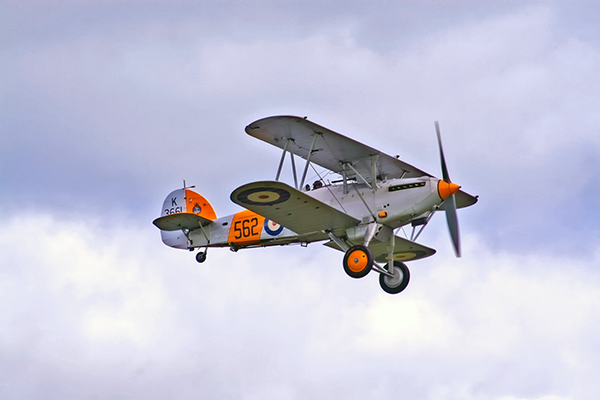
//> input picture opencv_ex/data/airplane.bmp, 600 x 400 px, given in place of the camera
$ ./41_inrange   (built with g++ and OpenCV 4)
//> lines starting //> are read from the running program, lines starting //| are printed output that depends on the picture; after the words box and inside, x2 and y2 are one past the last pixel; in counts of white or black regions, pixels touching at a corner belong together
### opencv_ex/part4/colors.hpp
#pragma once
#include <opencv2/opencv.hpp>

namespace Color{
    inline const cv::Scalar Black(0,0,0);
    inline const cv::Scalar White(255,255,255);

    inline const cv::Scalar Red(0,0,255);
    inline const cv::Scalar Green{0, 255, 0};
    inline const cv::Scalar Blue{255, 0, 0};

    inline const cv::Scalar Yellow{0, 255, 255};
    inline const cv::Scalar Cyan{255, 255, 0};
    inline const cv::Scalar Magenta{255, 0, 255};

    inline const cv::Scalar Gray{128, 128, 128};
    inline const cv::Scalar Orange{0, 165, 255};
    inline const cv::Scalar Purple{128, 0, 128};
    inline const cv::Scalar Pink{255, 167, 167};


}

### opencv_ex/part4/41_inrange.cpp
// 카메라 영상을 사용
// trackbar를 붙여 내가 원하는 색상 물체에 범위를 얻어냄
// 그 물체를 사각형 박스를 그려서 따라 다니게 만듦
// mask 영상의 크기르 판단

#include <iostream>
#include "colors.hpp"
#include <opencv2/opencv.hpp>
#include <vector>

using namespace std;
using namespace cv;

typedef struct {
    int lower_hue = 0;
    int upper_hue = 179;
} TrackbarData;

int main()
{
    // 1. 라즈베리파이 카메라 초기화 (CAP_V4L2)
    VideoCapture cap(0, CAP_V4L2);
    if(!cap.isOpened())
    {
        cerr << "카메라를 열 수 없습니다." << endl;
        return -1;
    }

    // MJPG 포맷 및 해상도/FPS 설정
    cap.set(CAP_PROP_FOURCC, VideoWriter::fourcc('M', 'J', 'P', 'G'));
    cap.set(CAP_PROP_FRAME_WIDTH, 640);
    cap.set(CAP_PROP_FRAME_HEIGHT, 480);
    cap.set(CAP_PROP_FPS, 30);

    // 트랙바 및 윈도우 생성
    TrackbarData t_data;
    namedWindow("frame");
    createTrackbar("Lower Hue", "frame", &t_data.lower_hue, 179);
    createTrackbar("Upper Hue", "frame", &t_data.upper_hue, 179);

    Mat frame, hsv_frame, mask;

    // 2. while(true) 무한 루프 활용하여 실시간 처리
    while (true)
    {
        cap >> frame; // 새로운 프레임 받아오기
//> frame is the input picture: 400 rows x 600 cols, CV_8UC3; mean B, G, R 217.1, 197.6, 196.8

        // 카메라 프레임이 정상적으로 읽히지 않았을 때 예외 처리 (무한 루프 탈출 조건)
        if (frame.empty()) {
            cerr << "카메라 연결이 끊어졌거나 프레임을 가져올 수 없습니다." << endl;
            break;
        }

        // BGR -> HSV 컬러 변환
        cvtColor(frame, hsv_frame, COLOR_BGR2HSV);
//> hsv_frame: 400 rows x 600 cols, CV_8UC3; mean H, S, V 111.5, 32.6, 219.9

        // 지정한 Hue 범위로 마스크 생성 (S, V 하한선 50으로 고정)
        Scalar lowerb(t_data.lower_hue, 50, 50);
        Scalar upperb(t_data.upper_hue, 255, 255);
        inRange(hsv_frame, lowerb, upperb, mask);
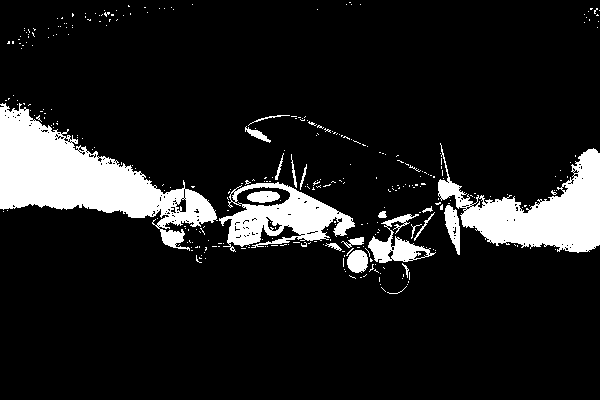
//> mask: 400 rows x 600 cols, CV_8UC1; 11.9% white; 322 white regions (302 under 20 px), largest, box (x1, y1, x2, y2) and area: (0, 103, 218, 251) 12408, (438, 143, 600, 253) 7754, (219, 182, 355, 252) 4307

        // 자잘한 픽셀 노이즈 제거
        Mat kernel = getStructuringElement(MORPH_RECT, Size(5, 5));
        morphologyEx(mask, mask, MORPH_OPEN, kernel);
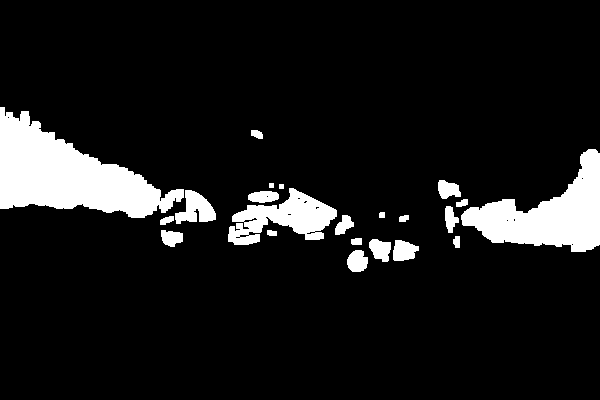
//> mask: 400 rows x 600 cols, CV_8UC1; 10% white; 22 white regions, largest, box (x1, y1, x2, y2) and area: (0, 107, 184, 218) 10232, (461, 149, 600, 252) 6700, (228, 188, 337, 245) 3109

        // 레이블링 알고리즘으로 객체 크기 판단
        Mat labels, stats, centroids;
        int cnt = connectedComponentsWithStats(mask, labels, stats, centroids);
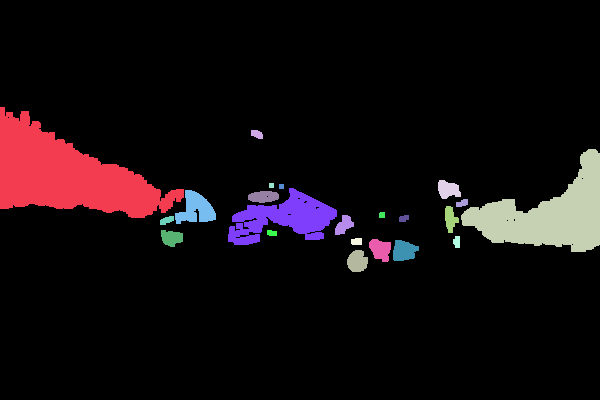
//> labels: 400 rows x 600 cols, CV_32SC1; 23 distinct labels, from 0 to 22; one colour per label, 0 black
//> stats = 23 rows, first 6: [0, 0, 600, 400, 216070], [0, 107, 184, 111, 10232], [251, 130, 12, 9, 83], [461, 149, 139, 103, 6700], [438, 180, 23, 19, 315], [269, 183, 5, 5, 25]; centroids = 23 rows, first 8: [302.7, 199.5], [67.36, 174.5], [256.6, 133.8], [548.1, 214.4], [447.8, 189.1], [271, 185], [281, 186], [283.3, 218]; cnt = 23

        int max_area = 0;
        int max_idx = -1;

        // 가장 큰 객체(덩어리) 찾기
        for (int j = 1; j < cnt; j++) {
            int area = stats.at<int>(j, CC_STAT_AREA);
            if (area > 500 && area > max_area) {
                max_area = area;
                max_idx = j;
            }
        }
//> this loop made 22 passes
//> (area, max_area) on pass 1: (10232, 10232)
//> area on passes 2 to 7: 83, 6700, 315, 25, 25, 3109
//> after the loop, max_area = 10232; max_idx = 1

        // 물체 추적 사각형 그리기
        if (max_idx != -1) {
            int x = stats.at<int>(max_idx, CC_STAT_LEFT);
//> x = 0
            int y = stats.at<int>(max_idx, CC_STAT_TOP);
//> y = 107
            int width = stats.at<int>(max_idx, CC_STAT_WIDTH);
//> width = 184
            int height = stats.at<int>(max_idx, CC_STAT_HEIGHT);
//> height = 111

            rectangle(frame, Rect(x, y, width, height), Color::Red, 2);

            string size_text = "Size: " + to_string(max_area);
//> size_text = "Size: 10232"
            putText(frame, size_text, Point(x, y - 10), FONT_HERSHEY_SIMPLEX, 0.5, Color::Red, 2);
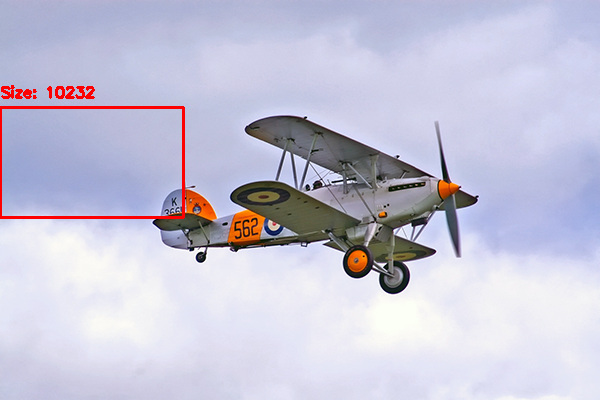
//> frame: 400 rows x 600 cols, CV_8UC3; mean B, G, R 215.1, 195.9, 197.6
        }

        // 화면 출력
        imshow("frame_ori", frame);
        imshow("frame", mask);

        // 3. 루프 탈출 조건 처리 (중요)
        // waitKey(30)은 30ms 동안 키 입력을 기다리며 화면을 갱신합니다.
        char ch = waitKey(30);
//> the 'q' key is pressed
        if (ch == 27) // ESC 키 또는 'q' 키를 누르면 무한 루프 종료
            break;
    }

    // 자원 해제
    cap.release();
    destroyAllWindows();
    return 0;
}

$ run again, on opencv_ex/data/cat.bmp
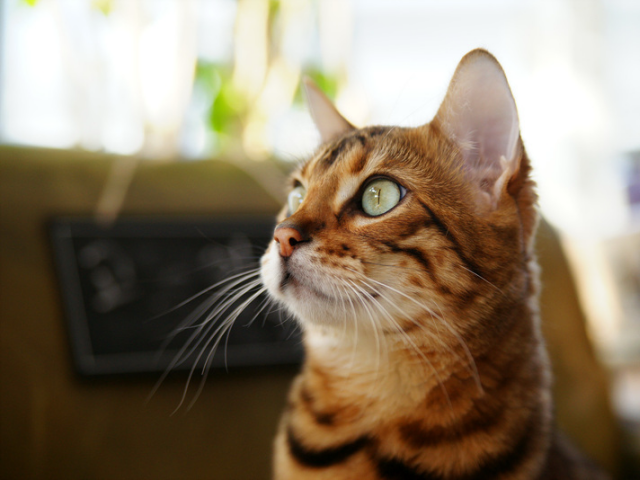
//> input picture opencv_ex/data/cat.bmp, 640 x 480 px, given in place of the camera
//> frame is the input picture: 480 rows x 640 cols, CV_8UC3; mean B, G, R 104.5, 125.6, 140.8
//> hsv_frame: 480 rows x 640 cols, CV_8UC3; mean H, S, V 29.8, 103.5, 142
//> `morphologyEx(mask, mask, MORPH_OPEN, kernel);`:
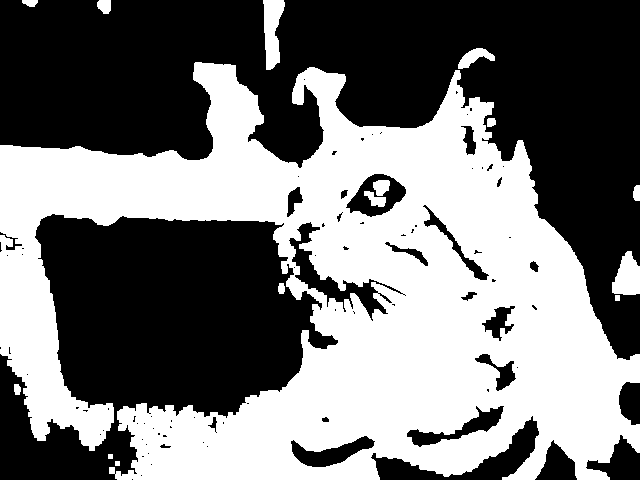
//> mask: 480 rows x 640 cols, CV_8UC1; 46.5% white; 15 white regions, largest, box (x1, y1, x2, y2) and area: (0, 62, 640, 480) 139661, (263, 0, 285, 70) 1017, (612, 251, 640, 295) 888
//> labels: 480 rows x 640 cols, CV_32SC1; 16 distinct labels, from 0 to 15
//> stats = 16 rows, first 6: [0, 0, 640, 480, 164222], [22, 0, 16, 7, 86], [97, 0, 14, 14, 162], [263, 0, 22, 70, 1017], [458, 48, 37, 21, 377], [0, 62, 640, 418, 139661]; centroids = 16 rows, first 8: [300.3, 192.9], [29.85, 2.4], [104.2, 5.71], [271.8, 30.44], [474.2, 57.02], [340.2, 296.5], [490.7, 121.8], [381, 186.5]; cnt = 16
//> the loop `for (int j = 1; j < cnt; j++)` made 15 passes
//> (area, max_area) on passes 3, 5: (1017, 1017), (139661, 139661)
//> after the loop `for (int j = 1; j < cnt; j++)`: max_area = 139661; max_idx = 5
//> x = 0
//> y = 62
//> width = 640
//> height = 418
//> size_text = "Size: 139661"
//> `putText(frame, size_text, Point(x, y - 10), FONT_HERSHEY_SIMPLEX, 0.5,..`:
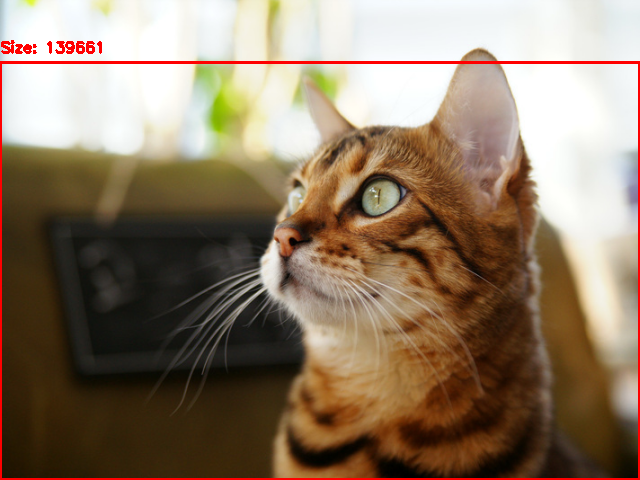
//> frame: 480 rows x 640 cols, CV_8UC3; mean B, G, R 101.9, 122.8, 142.4
